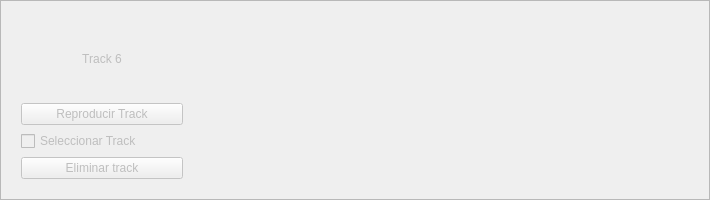
       <widget class="QFrame" name="trackui6">
        <property name="enabled">
         <bool>false</bool>
        </property>
        <property name="minimumSize">
         <size>
          <width>0</width>
          <height>200</height>
         </size>
        </property>
        <property name="frameShape">
         <enum>QFrame::StyledPanel</enum>
        </property>
        <property name="frameShadow">
         <enum>QFrame::Raised</enum>
        </property>
        <layout class="QHBoxLayout" name="horizontalLayout_6">
         <item>
          <widget class="QWidget" name="trackpanel6" native="true">
           <property name="minimumSize">
            <size>
             <width>180</width>
             <height>0</height>
            </size>
           </property>
           <property name="maximumSize">
            <size>
             <width>16777215</width>
             <height>16777215</height>
            </size>
           </property>
           <layout class="QGridLayout" name="gridLayout_8">
            <item row="1" column="0">
             <widget class="QPushButton" name="Reproducir_track6">
              <property name="text">
               <string>Reproducir Track</string>
              </property>
             </widget>
            </item>
            <item row="0" column="0">
             <widget class="QLabel" name="label_10">
              <property name="text">
               <string>Track 6</string>
              </property>
              <property name="alignment">
               <set>Qt::AlignCenter</set>
              </property>
             </widget>
            </item>
            <item row="3" column="0">
             <widget class="QPushButton" name="Eliminar_track6">
              <property name="text">
               <string>Eliminar track</string>
              </property>
             </widget>
            </item>
            <item row="2" column="0">
             <widget class="QCheckBox" name="track6_checkbox">
              <property name="text">
               <string>Seleccionar Track</string>
              </property>
             </widget>
            </item>
           </layout>
          </widget>
         </item>
         <item>
          <widget class="MplWidget" name="tracktimeline6" native="true">
           <property name="minimumSize">
            <size>
             <width>500</width>
             <height>0</height>
            </size>
           </property>
          </widget>
         </item>
        </layout>
       </widget>
